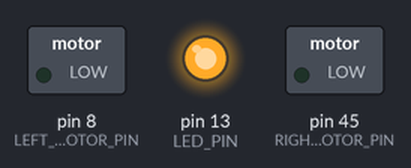
Simulated run of this sketch. Board: Arduino Mega 2560, built with avr-gcc and run on an emulated ATmega2560. On the bench: switched loads named in the sketch (green lamp = pin HIGH), output pins drawn as LEDs (lit = HIGH).

Above: at 0.1 s.
At 13.2 s:
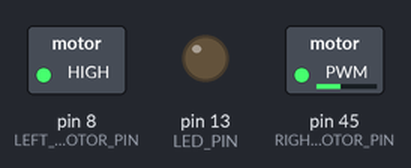
At 20.0 s:
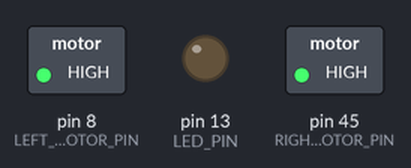
At 25.1 s:
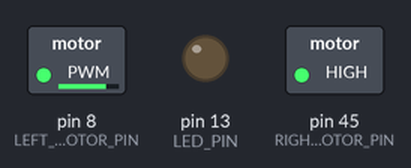
At 36.9 s:
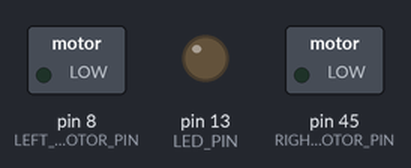
Timing chart, 0 to 38.4 s (numbered marks = the images above):
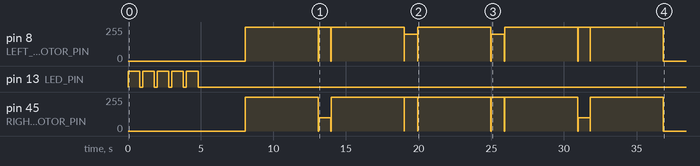

The sketch:

lab1.ino
```cpp
/******************************************************************************
*
* Names:        Thomas Dodd 6822414
*               Peng Liu 4229132
* Course Code:  SEG 4145
* Lab Number:   1
* File name:    lab1.ino
* Date:         January 18, 2017
*
* Description
* *************
* This file contains all functions for lab 1.
******************************************************************************
*/

#include <SoftwareSerial.h>

/**
 * Globals
 */
int LED_PIN = 13;
int LCD_PIN = 18;
int RIGHT_MOTOR_PIN = 45; // Forward: 10, backward: 191.5
int LEFT_MOTOR_PIN = 8; // Forward: 191.5, backward: 10

/**
 * Forward and backward movement
 */
int LEFT_MOTOR_BACKWARD_PULSE = 200;
int RIGHT_MOTOR_BACKWARD_PULSE = 100;
int LEFT_MOTOR_FORWARD_PULSE = -100;
int RIGHT_MOTOR_FORWARD_PULSE = 500;

char THOMAS_NUM[] = "6822414";
char PENG_NUM[] = "4229132";
int FULL_TURN_MICROS = 3500;

/**
 * printToFirst, Prints text on the 1st line of the LCD display.
 *
 * @param *LCD, a pointer to the LCD screen.
 * @param str, the string to display.
 */
void printToFirst(SoftwareSerial* LCD, char str[]) {
  LCD->write(0xFE);
  LCD->write(128 + getOffset(strlen(str)));
  LCD->print(str);
}

/**
 * printToSecond, Prints text on the 2nd line of the LCD display.
 *
 * @param *LCD, a pointer to the LCD screen.
 * @param str, the string to display.
 */
void printToSecond(SoftwareSerial* LCD, char str[]) {
  LCD->write(0xFE);
  LCD->write(64 + 128 + getOffset(strlen(str)));
  LCD->print(str);
}

/**
 * getOffset, Gets the required offset to center text on the LCD.
 *
 * @param str_size, the length of the string.
 * @return, the offset.
 */
int getOffset(int str_size) {
  return (16 - str_size) / 2;
}

/**
 * clearLcd, Clears the LCD screen.
 *
 * @param *LCD, a pointer to the LCD screen.
 */
void clearLcd(SoftwareSerial* LCD) {
  LCD->write(0xFE);
  LCD->write(0x01);
  delay(10);
}

/**
 * blinkLed, Blinks the led a specified number of times.
 *
 * @param num, the number of times to blink the led.
 */
void blinkLed(int num) {
  for (int i = 0; i < num; i ++) {
    digitalWrite(LED_BUILTIN, HIGH);   // turn the LED on (HIGH is the voltage level)
    delay(800);
    digitalWrite(LED_BUILTIN, LOW);    // turn the LED off by making the voltage LOW
    delay(200);
  }
}

/**
 * moveForward, Moves the robot forward for a specified amount of time and prints action to LCD.
 *
 * @param micro_sec, the time in microseconds for the wheels to turn.
 * @param *LCD, a pointer to the LCD screen.
 */
void moveForward(int micro_sec, SoftwareSerial* LCD) {
  clearLcd(LCD);
  printToFirst(LCD, "Moving");
  printToSecond(LCD, "Forward");
  analogWrite(RIGHT_MOTOR_PIN, RIGHT_MOTOR_FORWARD_PULSE);
  analogWrite(LEFT_MOTOR_PIN, LEFT_MOTOR_FORWARD_PULSE);
  delay(micro_sec);
  stop(LCD);
}

/**
 * turnLeft, Turns the robot left and prints action to LCD.
 *
 * @param increment, the # of increments of 45 degrees to turn.
 * @param *LCD, a pointer to the LCD screen.
 */
void turnRight(int increment, SoftwareSerial* LCD) {
  clearLcd(LCD);
  printToFirst(LCD, "Rotating");
  printToSecond(LCD, "right");
  analogWrite(RIGHT_MOTOR_PIN, RIGHT_MOTOR_FORWARD_PULSE);
  analogWrite(LEFT_MOTOR_PIN, LEFT_MOTOR_BACKWARD_PULSE);
  delay(FULL_TURN_MICROS * increment/8);
  stop(LCD);
}

/**
 * turnRight, Turns the robot right and prints action to LCD.
 *
 * @param increment, the # of increments of 45 degrees to turn.
 * @param *LCD, a pointer to the LCD screen.
 */
void turnLeft(int increment, SoftwareSerial* LCD) {
  clearLcd(LCD);
  printToFirst(LCD, "Rotating");
  printToSecond(LCD, "left");
  analogWrite(RIGHT_MOTOR_PIN, RIGHT_MOTOR_BACKWARD_PULSE);
  analogWrite(LEFT_MOTOR_PIN, LEFT_MOTOR_FORWARD_PULSE);
  delay((FULL_TURN_MICROS - 350) * increment/8);
  stop(LCD);
}

/**
 * stop, Stops the current motion and prints action to LCD.
 *
 * @param *LCD, a pointer to the LCD screen.
 */
void stop(SoftwareSerial* LCD) {
  clearLcd(LCD);
  printToFirst(LCD, "Stopping");
  analogWrite(RIGHT_MOTOR_PIN, 0);
  analogWrite(LEFT_MOTOR_PIN, 0);
}

/**
 * path1, Steps required to complete path 1.
 *
 * @param *LCD, a pointer to the LCD screen.
 */
void path1(SoftwareSerial* LCD) {
  moveForward(5000, LCD);
  turnLeft(2, LCD);

  moveForward(5000, LCD);
  turnRight(2, LCD);

  moveForward(5000, LCD);
  turnRight(2, LCD);

  moveForward(5000, LCD);
  turnLeft(2, LCD);

  moveForward(5000, LCD);
}

/*
 * path2, Steps required to complete path 2.
 *
 * @param *LCD, a pointer to the LCD screen.
 */
void path2(SoftwareSerial* LCD) {
  moveForward(5000, LCD);
  turnRight(2, LCD);

  moveForward(3000, LCD);
  turnLeft(3, LCD);

  moveForward(5000, LCD);
  turnRight(3, LCD);

  moveForward(3000, LCD);
  turnLeft(2, LCD);

  moveForward(5000, LCD);
}

void setup() {
  // Set pins for data transmission (output).
  pinMode(LED_PIN, OUTPUT);
  pinMode(RIGHT_MOTOR_PIN, OUTPUT);
  pinMode(LEFT_MOTOR_PIN, OUTPUT);

  SoftwareSerial LCD = SoftwareSerial(0, LCD_PIN);
  LCD.begin(9600); // open serial port to write at 9600 bps.

  // Print student numbers.
  printToFirst(&LCD, THOMAS_NUM);
  printToSecond(&LCD, PENG_NUM);

  // Blink the led 5 times.
  blinkLed(5);
  clearLcd(&LCD);

  // Print 'Path 1' for 3 seconds.
  printToFirst(&LCD, "Path");
  printToSecond(&LCD, "1");
  delay(3000);
  clearLcd(&LCD);

  path1(&LCD); // Traverse path 1.
  delay(3000);

  // Print 'Path 2' for 3 seconds.
  printToFirst(&LCD, "Path");
  printToSecond(&LCD, "2");
  delay(3000);
  clearLcd(&LCD);

  path2(&LCD); // Traverse path 2.
}

void loop() {
  //analogWrite(RIGHT_MOTOR_PIN, 500);
  //analogWrite(LEFT_MOTOR_PIN, -100);
}
```

Measured:
- by itself, pin 13 (LED_PIN): alternates HIGH for 0.80 s and LOW for 0.20 s, 10 changes in all, then stays LOW
